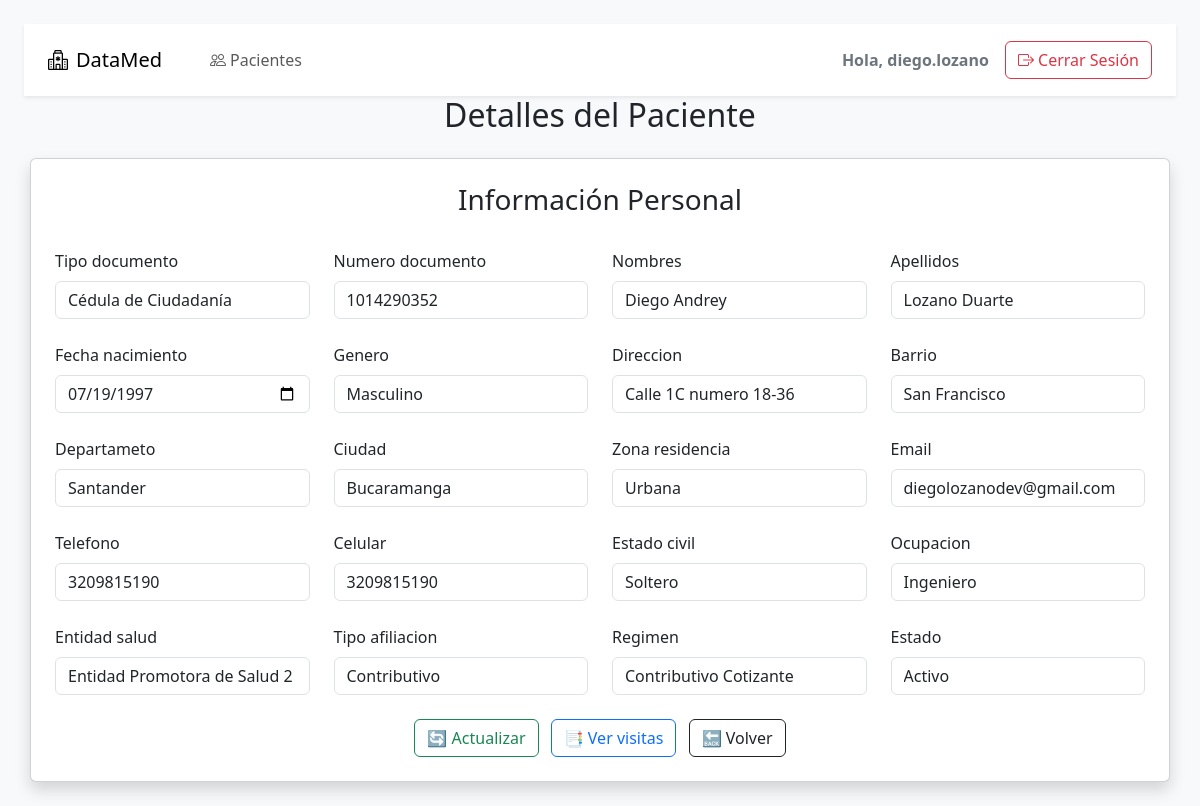
The page /patient/1/ (signed in) on the database its author committed.
### pacientes/models.py (models this page shows, shortened)
class Paciente(models.Model):
    tipo_documento = models.CharField(
        max_length=10,
        choices=[
            ('ASC', 'Adulto Sin Documento'),
            ('CC', 'Cédula de Ciudadanía'),
            ('CE', 'Cédula de Extranjería'),
            ('MSC', 'Menor de Edad Sin Documento'),
            ('NUIP', 'Número Único de Identificación Personal'),
            ('PAS', 'Pasaporte'),
            ('RC', 'Registro Civil'),
            ('TI', 'Tarjeta de Identidad'),
            ('PPT', 'Permiso de Permanencia Temporal'),
        ]
    )
    numero_documento = models.CharField(max_length=20, unique=True)
    nombres = models.CharField(max_length=100)
    apellidos = models.CharField(max_length=100)
    fecha_nacimiento = models.DateField()
    genero = models.CharField(
        max_length=10,
        choices=[
            ('M', 'Masculino'),
            ('F', 'Femenino'),
            ('O', 'Otro'),
        ]
    )
    direccion = models.CharField(max_length=255)
    barrio = models.CharField(max_length=200)
    departameto = models.CharField(
        max_length=100,
        choices=[
            ('AMAZONAS', 'Amazonas'),
            ('ANTIOQUIA', 'Antioquia'),
            ('ARAUCA', 'Arauca'),
            ('ATLANTICO', 'Atlántico'),
            ('BOGOTA', 'Bogotá D.C.'),
            ('BOLIVAR', 'Bolívar'),
            ('BOYACA', 'Boyacá'),
            ('CALDAS', 'Caldas'),
            ('CAQUETA', 'Caquetá'),
            ('CASANARE', 'Casanare'),
            ('CAUCA', 'Cauca'),
            ('CESAR', 'Cesar'),
            ('CHOCO', 'Chocó'),
            ('CORDOBA', 'Córdoba'),
            ('CUNDINAMARCA', 'Cundinamarca'),
            ('GUAINIA', 'Guainía'),
            ('GUAVIARE', 'Guaviare'),
            ('HUILA', 'Huila'),
            ('LA GUAJIRA', 'La Guajira'),
            ('MAGDALENA', 'Magdalena'),
            ('META', 'Meta'),
            ('NARIÑO', 'Nariño'),
            ('NORTE DE SANTANDER', 'Norte de Santander'),
            ('PUTUMAYO', 'Putumayo'),
            ('QUINDIO', 'Quindío'),
            ('RISARALDA', 'Risaralda'),
            ('SAN ANDRES Y PROVIDENCIA', 'San Andrés y Providencia'),
            ('SANTANDER', 'Santander'),
            ('SUCRE', 'Sucre'),
            ('TOLIMA', 'Tolima'),
            ('VALLE DEL CAUCA', 'Valle del Cauca'),
            ('VAUPES', 'Vaupés'),
            ('VICHADA', 'Vichada'),
        ]
    )
    ciudad = models.CharField(max_length=100)
    zona_residencia = models.CharField(
        max_length=10,
        choices=[
            ('RURAL', 'Rural'),
            ('URBANA', 'Urbana'),
        ]
    )
    email = models.EmailField(unique=True)
    telefono = models.CharField(max_length=20)
    celular = models.CharField(max_length=20)
    estado_civil = models.CharField(
        max_length=15,
        choices=[
            ('SOLTERO', 'Soltero'),
            ('CASADO', 'Casado'),
            ('UNION LIBRE', 'Unión Libre'),
            ('VIUDO', 'Viudo'),
            ('DIVORCIADO', 'Divorciado'),
        ]
    )
    ocupacion = models.CharField(max_length=100)
    entidad_salud = models.CharField(
        max_length=100,
        choices=[
            ('EPS1', 'Entidad Promotora de Salud 1'),
            ('EPS2', 'Entidad Promotora de Salud 2'),
            ('EPS3', 'Entidad Promotora de Salud 3'),
            ('OTRA', 'Otra'),
        ]
    )
    tipo_afiliacion = models.CharField(
        max_length=20,
        choices=[
            ('CONTRIBUTIVO', 'Contributivo'),
            ('SUBSIDIADO', 'Subsidiado'),
            ('VINCULADO', 'Vinculado'),
            ('NINGUNO', 'Ninguno'),
        ]
    )
    regimen = models.CharField(
        max_length=200,
        choices=[
            ('Contributivo Cotizante', 'Contributivo Cotizante'),
            ('Subsidiado', 'Subsidiado'),
        ]
    )
    estado = models.CharField(
        max_length=10,
        choices=[
            ('ACTIVO', 'Activo'),
            ('INACTIVO', 'Inactivo'),
        ]
    )

### pacientes/views.py (the view)
# urls.py: path('patient/<int:patient_id>/', views.patient_detail, name='patient_detail'),
@login_required
def patient_detail(request, patient_id):
    patient = Paciente.objects.get(id=patient_id)
    if request.method == 'POST':
        form = PacienteForm(request.POST, instance=patient) # Se utiliza instance para poder actualizar
        if form.is_valid():
            form.save()
            return redirect('patients_list')
        else:
            return render(request, 'patient_detail.html', {
                'patient': patient,
                'form': form,
                'error': 'Por favor corrija los errores del formulario.'
            })
    else:
        form = PacienteForm(instance=patient)
        return render(request, 'patient_detail.html', {
            'patient': patient,
            'form': form,
        })

### pacientes/templates/patient_detail.html (shortened to what this page needs)
{% extends 'base.html' %}
{% block content %}
    <h2 class="mb-4 text-center">Detalles del Paciente</h2>
    <div class="container card shadow p-4">
        <h3 class="text-center">Información Personal</h3>
        <form method="POST" class="row g-4">
            {% for field in form %}
                <div class="col-md-3">
                    <label class="form-label">{{ field.label }}</label>
                    {{ field }}
                </div>
            {% endfor %}
            <div class="col-12 text-center mt-4">
                <button type="submit" class="btn btn-outline-success"> 🔄️ Actualizar</button>
                <a href="{% url 'patient_visits' patient.id %}" class="btn btn-outline-primary ms-2"> 📑 Ver visitas</a>
                <a href="{% url 'patients_list' %}" class="btn btn-outline-dark ms-2"> 🔙 Volver</a>
            </div>
        </form>
    </div>
{% endblock %}

### pacientes/templates/base.html (shortened to what this page needs)
{% load static %}
<!DOCTYPE html>
<html lang="en">
<head>
    <link href="https://cdn.jsdelivr.net/npm/bootstrap@5.3.3/dist/css/bootstrap.min.css" rel="stylesheet">
    <link rel="stylesheet" href="https://cdn.jsdelivr.net/npm/bootstrap-icons@1.11.1/font/bootstrap-icons.css">
</head>
<body class="bg-light p-4">
<nav class="navbar navbar-expand-lg bg-white shadow-sm py-3 px-4">
    <a class="navbar-brand d-flex align-items-center gap-2" href="{% url 'home' %}">
        <i class="bi bi-hospital"></i>
        <span>DataMed</span>
    </a>
    <div class="collapse navbar-collapse" id="mainNav">
        <ul class="navbar-nav ms-4 gap-3">
            <li class="nav-item">
                <a class="nav-link d-flex align-items-center gap-1" href="{% url 'patients_list' %}">
                    <i class="bi bi-people"></i> Pacientes
                </a>
            </li>
        </ul>
        <div class="ms-auto d-flex align-items-center gap-3">
            {% if user.is_authenticated %}
                <span class="fw-semibold text-secondary">
                    Hola, {{ user.username }}
                </span>
                <a class="btn btn-outline-danger" href="{% url 'logout' %}">
                    <i class="bi bi-box-arrow-right"></i> Cerrar Sesión
                </a>
            {% endif %}
        </div>
    </div>
</nav>
    {% block content %}
    {% endblock %}
</body>
</html>

### rows shown on the page
Paciente: form "Cédula de Ciudadanía" "1014290352" "Diego Andrey" "Lozano Duarte" "07/19/1997" "Masculino" "Calle 1C numero 18-36" "San Francisco" "Santander" "Bucaramanga" "Urbana" "diegolozanodev@gmail.com" "3209815190" "3209815190" "Soltero" "Ingeniero" "Entidad Promotora de Salud 2" "Contributivo" "Contributivo Cotizante" "Activo"

### other values the page prints
{{ user.username }} "diego.lozano"
{{ field.label }} "Tipo documento" "Numero documento" "Nombres" "Apellidos" "Fecha nacimiento" "Genero" "Direccion" "Barrio" "Departameto" "Ciudad" "Zona residencia" "Email" "Telefono" "Celular" "Estado civil" "Ocupacion" "Entidad salud" "Tipo afiliacion" "Regimen" "Estado"
